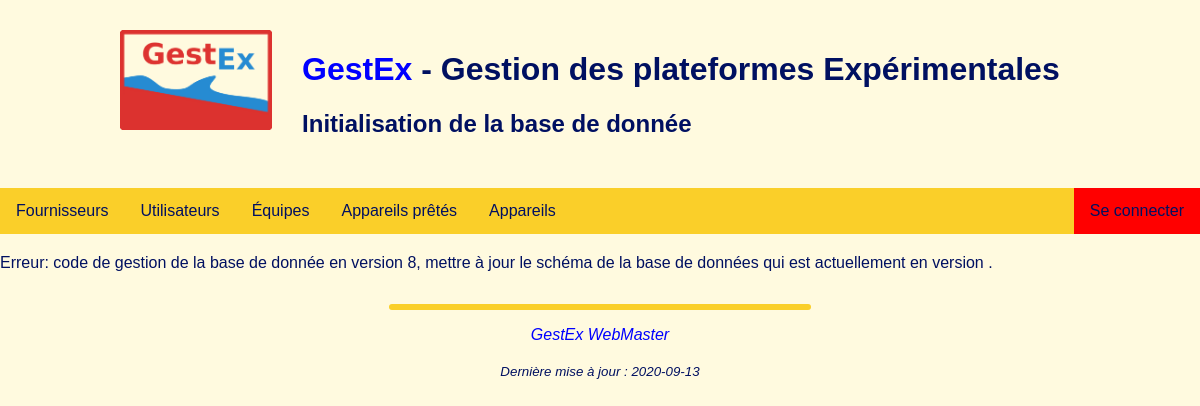
Before: /db-init.php with the older database file.
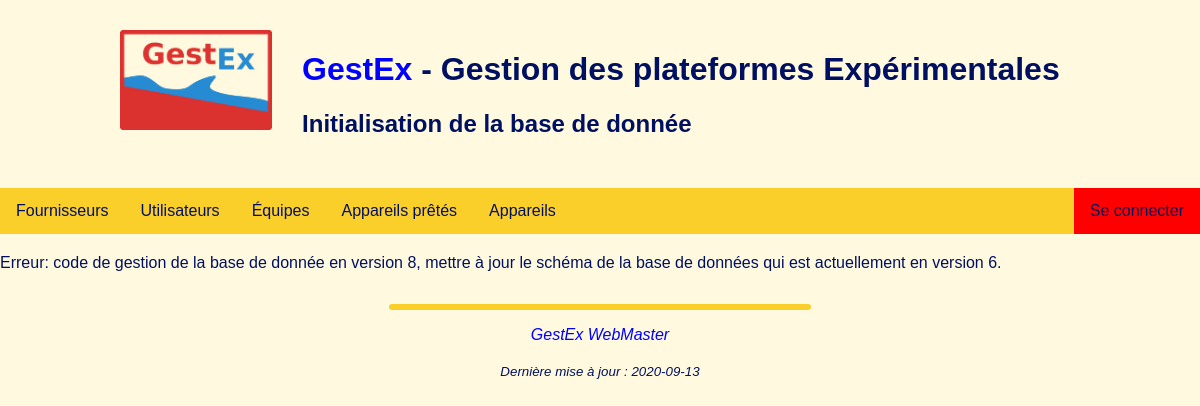
After: the same page with the newer database file.
### tables this page shows
CREATE TABLE `version` (
  `id` INT(11) NOT NULL AUTO_INCREMENT,
  `soft` VARCHAR(20) NOT NULL DEFAULT '',
  `version` INT(11) NOT NULL DEFAULT 0,
  `updated_on` TIMESTAMP NOT NULL DEFAULT CURRENT_TIMESTAMP ON UPDATE CURRENT_TIMESTAMP,
  PRIMARY KEY (`id`),
  UNIQUE KEY `soft` (`soft`)
);

### module/base-functions.php (called while the page is built, shortened)
<?php
function theme($theme) {
	if (empty($theme) or $theme === 'random') {
		switch (rand(1, 3)) {
			case 1:
				$theme = 'clair';
				break;
		}
	}
	return $theme;
}
?>

### module/db-functions.php (the view, shortened to what this page needs)
<?php
require_once('base-functions.php');
function connect_db_minimal() {
	try{
		$pdo = new PDO('mysql:host='.GESTEX_DB_SERVER.'; dbname='.GESTEX_DB_DATABASE, GESTEX_DB_USER, GESTEX_DB_PASSWORD);
	}
	catch(PDOException $exception){
		error_log('Connection error: '.$exception->getMessage());
		echo $exception->getMessage();
		return false;
	}
	return $pdo;
}
function connect_db() {
	if ($pdo = connect_db_minimal()) {
		try{
			$datasheet_version = get_version_by_name($pdo, 'database');
			if ($datasheet_version < GESTEX_DB_VERSION) {
				echo 'Erreur: code de gestion de la base de donnée en version '.GESTEX_DB_VERSION.',';
				echo "        mettre à jour le schéma de la base de données qui est actuellement en version $datasheet_version.";
				return false;
			}
		}
		catch(PDOException $exception){
			error_log('Database version error: '.$exception->getMessage());
			echo $exception->getMessage();
			return false;
		}
	}
	return $pdo;
}
function get_version_by_name($pdo, $name) {
	$sql = 'SELECT version FROM version WHERE soft = ?;';
	$stmt = $pdo->prepare($sql);
	$stmt->execute(array($name));
	$version_fetch = $stmt->fetchAll(PDO::FETCH_ASSOC);
	if (count($version_fetch) > 0)
		return $version_fetch[0]['version'];
	return false;
}
?>

### module/html-functions.php (shortened to what this page needs)
<?php
require_once('db-functions.php');
require_once('base-functions.php');
function en_tete($titre, $find=false) {
	$pdo = connect_db_minimal();
	if (empty($_SESSION['logged_user']))
		$logged_level = 0;
	if (!empty($_SESSION)) {
		$logged_user  = $_SESSION['logged_user'];
		$actual_theme = $_SESSION['logged_theme'];
		$logged_level = $_SESSION['logged_level'];
		$user         = get_user_all_by_login($pdo, $logged_user);
	}
	else {
		if (empty($_COOKIE['GestEx-Theme'])) {
			$actual_theme = theme('random');
		} else {
			$actual_theme = $_COOKIE['GestEx-Theme'];
		}
	}
	$css_style = 'theme-'.$actual_theme.'.css';
?>
<!DOCTYPE html>
<html>
<head>
	<link href="style/<?php echo $css_style ?>" rel ="stylesheet" type="text/css">
	<link href="style/common.css" rel ="stylesheet" type="text/css">
</head>
<body>
<div class="header">
	<div class="header-logo">
		<a href="./"><img src="images/logo-gestex.png" alt="" height="100px"></a>
	</div>
	<div class="header-title">
		<h1><a href="./">GestEx</a> - Gestion des plateformes Expérimentales</h1>
		<h2><?php echo $titre ?></h2>
	</div>
	<br>
</div>
<?php
	if (!empty($_SESSION)) {
		nav_bar($pdo, $user['firstname'], $user['familyname'], $logged_level, $_SESSION['logged_id'], $find);
	} else {
		nav_bar($pdo, '', '', 0, 0, $find);
	}
}
function nav_bar($pdo, $firstname, $familyname, $level, $logged_id, $find) {
?>
<div class="navbar">
<ul>
	<li><a href="supplier-list.php">Fournisseurs</a></li>
	<li><a href="user-list.php">Utilisateurs</a></li>
	<li><a href="team-list.php">Équipes</a></li>
	<li><a href="loan-list.php">Appareils prêtés</a></li>
	<li class="dropdown">
		<a class="dropbtn">Appareils</a>
	</li>
	<?php if ($level == 0) { ?>
	<li class="right"><a href="login.php">Se connecter</a></li>
	<?php } ?>
</ul>
</div>
<?php
}
function pied_page() {
   $filetmp = explode('/',$_SERVER['PHP_SELF']);
   $file = $filetmp[count($filetmp) - 1];
   $last_update = strftime('%Y-%m-%d', filemtime($file));
?>
<div class="footer">
<center>
	<hr>
	<address><a href="mailto:<?php echo GESTEX_ADMIN_MAIL ?>?Subject=GestEx%20to%20WebMaster">GestEx WebMaster</a></address>
	<br>
	<i>
		Dernière mise à jour :
		<?php echo $last_update ?>
	</i>
</center>
</div>
</body>
</html>
<?php
}
	?>

### db-init.php (shortened to what this page needs)
<?php
require_once('module/db-functions.php');
require_once('module/html-functions.php');
en_tete('Initialisation de la base de donnée');
if ($pdo = connect_db()) {
	$team_count = get_team_count($pdo);
	$user_count = get_user_count($pdo);
	if ($team_count == 0 && $user_count == 0) {
		$err_msg = '';
		list($team_id, $err_msg) = set_team_new($pdo, 'srv-system', 'service systeme', '0', '1');
		if ($err_msg != '')
			echo '<br/>Erreur création équipe : '.$err_msg;
		$new_pwhash = password_hash('chief!', PASSWORD_DEFAULT);
		$err_msg = '';
		list($user_id, $err_msg) = set_user_new($pdo, 'Admin', 'Sys', 'sysadmin', $new_pwhash, 'sysadmin@example.com', 4, '', $team_id, '');
		if ($err_msg != '')
			echo '<br/>Erreur création utilisateur : '.$err_msg;
		else
			echo '<br>Avis : la base de donnée est maintenant initialisée';
	} else {
		echo '<br>Avis : la base de donnée est déjà initialisée';
	}
}
?>
<?php pied_page() ?>

### style/theme-clair.css (style rules this page uses)
:root { --body-bg: #FFFADF; --body-fg: #001061; --color-ok: #00CC00; --color-bad: #CC0000; --color-alert: orange; --color-link: blue; --navbar-title-bg: rgb(250, 207, 41); --navbar-title-hover-bg: gray; --navbar-title-hover-fg: white; --navbar-login-bg: red; --navbar-login-sub-bg: rgb(216, 11, 11); --catalog-odd-bg: #FDE482; --catalog-even-bg: #FCF3B5; --catalog-hover-bg: gray; --catalog-hover-fg: white; --form-bg: #657B83; --form-fg: #FDF6E3; --form-button-bg: white; --form-button-fg: var(--body-fg); --login-bg: #164093; --login-fg: #629DE7; --button-bg: white; --footer-separator-bg: var(--navbar-title-bg); }

### style/common.css (style rules this page uses)
body { color: var(--body-fg); background-color: var(--body-bg); margin-left: 0px; margin-right: 0px; margin-top: 0px; margin-bottom: 0px; font-family: Arial, Helvetica, sans-serif; scrollbar-darkshadow-color: #000000; }
a { color : var(--color-link); text-decoration: none; }
.header { display: block; clear: both; max-width: 60em; margin-left: auto; margin-right: auto; margin-top: 30px; }
.header-logo { float: left; overflow: hidden; padding: 0px; }
.header-title { float: left; overflow: hidden; padding: 0px 0px 0px 30px; font-size: 14; font-weight: bold; }
.footer hr { margin-top: 2em; margin-bottom: 1em; margin-left: auto; margin-right: auto; width: 50ex; height: 6px; border-radius: 3px; border: none; background-color: var(--footer-separator-bg); }
.footer i { font-size: smaller; }
.navbar { position: -webkit-sticky; position: sticky; top: 0; }
.navbar ul { list-style-type: none; padding: 0px; overflow: hidden; background-color: var(--navbar-title-bg); clear: both; margin-top: 30px; margin-bottom: 20px; margin-right: 0px; margin-left: 0px }
.navbar li { float: left; }
.navbar li>a, .navbar .dropbtn { display: inline-block; color: var(--body-fg); text-align: center; padding: 14px 16px; text-decoration: none; }
.navbar li.dropdown { display: inline-block; }
.navbar li.right { float: right; background-color: var(--navbar-login-bg); }

Changed rows visible on the page:
added version: version "6"
